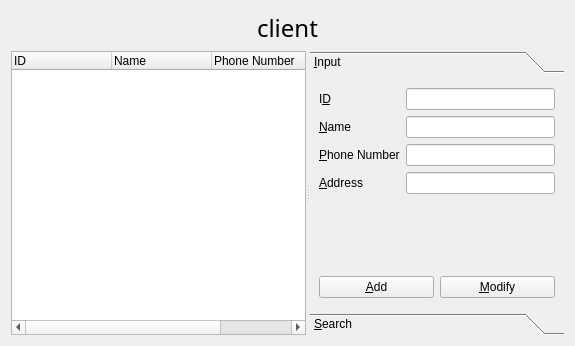
<?xml version="1.0" encoding="UTF-8"?>
<ui version="4.0">
 <class>ClientManagerForm</class>
 <widget class="QWidget" name="ClientManagerForm">
  <property name="geometry">
   <rect>
    <x>0</x>
    <y>0</y>
    <width>575</width>
    <height>346</height>
   </rect>
  </property>
  <property name="windowTitle">
   <string>Client Info</string>
  </property>
  <layout class="QVBoxLayout" name="verticalLayout_5">
   <item>
    <layout class="QVBoxLayout" name="verticalLayout_4" stretch="0,1">
     <item>
      <layout class="QHBoxLayout" name="horizontalLayout_2">
       <item>
        <spacer name="horizontalSpacer">
         <property name="orientation">
          <enum>Qt::Horizontal</enum>
         </property>
         <property name="sizeHint" stdset="0">
          <size>
           <width>40</width>
           <height>20</height>
          </size>
         </property>
        </spacer>
       </item>
       <item>
        <widget class="QLabel" name="label">
         <property name="font">
          <font>
           <family>휴먼둥근헤드라인</family>
           <pointsize>18</pointsize>
          </font>
         </property>
         <property name="text">
          <string>client</string>
         </property>
        </widget>
       </item>
       <item>
        <spacer name="horizontalSpacer_2">
         <property name="orientation">
          <enum>Qt::Horizontal</enum>
         </property>
         <property name="sizeHint" stdset="0">
          <size>
           <width>40</width>
           <height>20</height>
          </size>
         </property>
        </spacer>
       </item>
      </layout>
     </item>
     <item>
      <widget class="QSplitter" name="splitter">
       <property name="orientation">
        <enum>Qt::Horizontal</enum>
       </property>
       <widget class="QTreeWidget" name="treeWidget">
        <property name="rootIsDecorated">
         <bool>false</bool>
        </property>
        <column>
         <property name="text">
          <string>ID</string>
         </property>
        </column>
        <column>
         <property name="text">
          <string>Name</string>
         </property>
        </column>
        <column>
         <property name="text">
          <string>Phone Number</string>
         </property>
        </column>
        <column>
         <property name="text">
          <string>Address</string>
         </property>
        </column>
       </widget>
       <widget class="QToolBox" name="toolBox">
        <property name="currentIndex">
         <number>0</number>
        </property>
        <widget class="QWidget" name="inputPage">
         <property name="geometry">
          <rect>
           <x>0</x>
           <y>0</y>
           <width>285</width>
           <height>258</height>
          </rect>
         </property>
         <attribute name="label">
          <string>&amp;Input</string>
         </attribute>
         <layout class="QVBoxLayout" name="verticalLayout_2">
          <item>
           <layout class="QVBoxLayout" name="verticalLayout">
            <item>
             <layout class="QFormLayout" name="clientFormLayout">
              <item row="0" column="0">
               <widget class="QLabel" name="idLabel">
                <property name="text">
                 <string>I&amp;D</string>
                </property>
                <property name="buddy">
                 <cstring>idLineEdit</cstring>
                </property>
               </widget>
              </item>
              <item row="0" column="1">
               <widget class="QLineEdit" name="idLineEdit">
                <property name="readOnly">
                 <bool>true</bool>
                </property>
               </widget>
              </item>
              <item row="1" column="0">
               <widget class="QLabel" name="nameLabel">
                <property name="text">
                 <string>&amp;Name</string>
                </property>
                <property name="buddy">
                 <cstring>nameLineEdit</cstring>
                </property>
               </widget>
              </item>
              <item row="1" column="1">
               <widget class="QLineEdit" name="nameLineEdit"/>
              </item>
              <item row="2" column="0">
               <widget class="QLabel" name="phoneNumberLabel">
                <property name="text">
                 <string>&amp;Phone Number</string>
                </property>
                <property name="buddy">
                 <cstring>phoneNumberLineEdit</cstring>
                </property>
               </widget>
              </item>
              <item row="2" column="1">
               <widget class="QLineEdit" name="phoneNumberLineEdit"/>
              </item>
              <item row="3" column="0">
               <widget class="QLabel" name="addressLabel">
                <property name="text">
                 <string>&amp;Address</string>
                </property>
                <property name="buddy">
                 <cstring>addressLineEdit</cstring>
                </property>
               </widget>
              </item>
              <item row="3" column="1">
               <widget class="QLineEdit" name="addressLineEdit"/>
              </item>
             </layout>
            </item>
            <item>
             <layout class="QHBoxLayout" name="addHorizontalLayout">
              <item>
               <widget class="QPushButton" name="addPushButton">
                <property name="text">
                 <string>&amp;Add</string>
                </property>
               </widget>
              </item>
              <item>
               <widget class="QPushButton" name="modifyPushButton">
                <property name="text">
                 <string>&amp;Modify</string>
                </property>
               </widget>
              </item>
             </layout>
            </item>
           </layout>
          </item>
         </layout>
        </widget>
        <widget class="QWidget" name="searchPage">
         <property name="geometry">
          <rect>
           <x>0</x>
           <y>0</y>
           <width>285</width>
           <height>258</height>
          </rect>
         </property>
         <attribute name="label">
          <string>&amp;Search</string>
         </attribute>
         <layout class="QVBoxLayout" name="verticalLayout_3">
          <item>
           <widget class="QTreeWidget" name="searchTreeWidget">
            <property name="rootIsDecorated">
             <bool>false</bool>
            </property>
            <column>
             <property name="text">
              <string>ID</string>
             </property>
            </column>
            <column>
             <property name="text">
              <string>Name</string>
             </property>
            </column>
            <column>
             <property name="text">
              <string>Phone Number</string>
             </property>
            </column>
            <column>
             <property name="text">
              <string>Address</string>
             </property>
            </column>
           </widget>
          </item>
          <item>
           <layout class="QHBoxLayout" name="horizontalLayout">
            <item>
             <widget class="QComboBox" name="searchComboBox">
              <item>
               <property name="text">
                <string>ID</string>
               </property>
              </item>
              <item>
               <property name="text">
                <string>Name</string>
               </property>
              </item>
              <item>
               <property name="text">
                <string>Phone Number</string>
               </property>
              </item>
              <item>
               <property name="text">
                <string>Address</string>
               </property>
              </item>
             </widget>
            </item>
            <item>
             <widget class="QLineEdit" name="searchLineEdit"/>
            </item>
           </layout>
          </item>
          <item>
           <widget class="QPushButton" name="searchPushButton">
            <property name="text">
             <string>S&amp;earch</string>
            </property>
           </widget>
          </item>
         </layout>
        </widget>
       </widget>
      </widget>
     </item>
    </layout>
   </item>
  </layout>
 </widget>
 <resources/>
 <connections/>
</ui>
